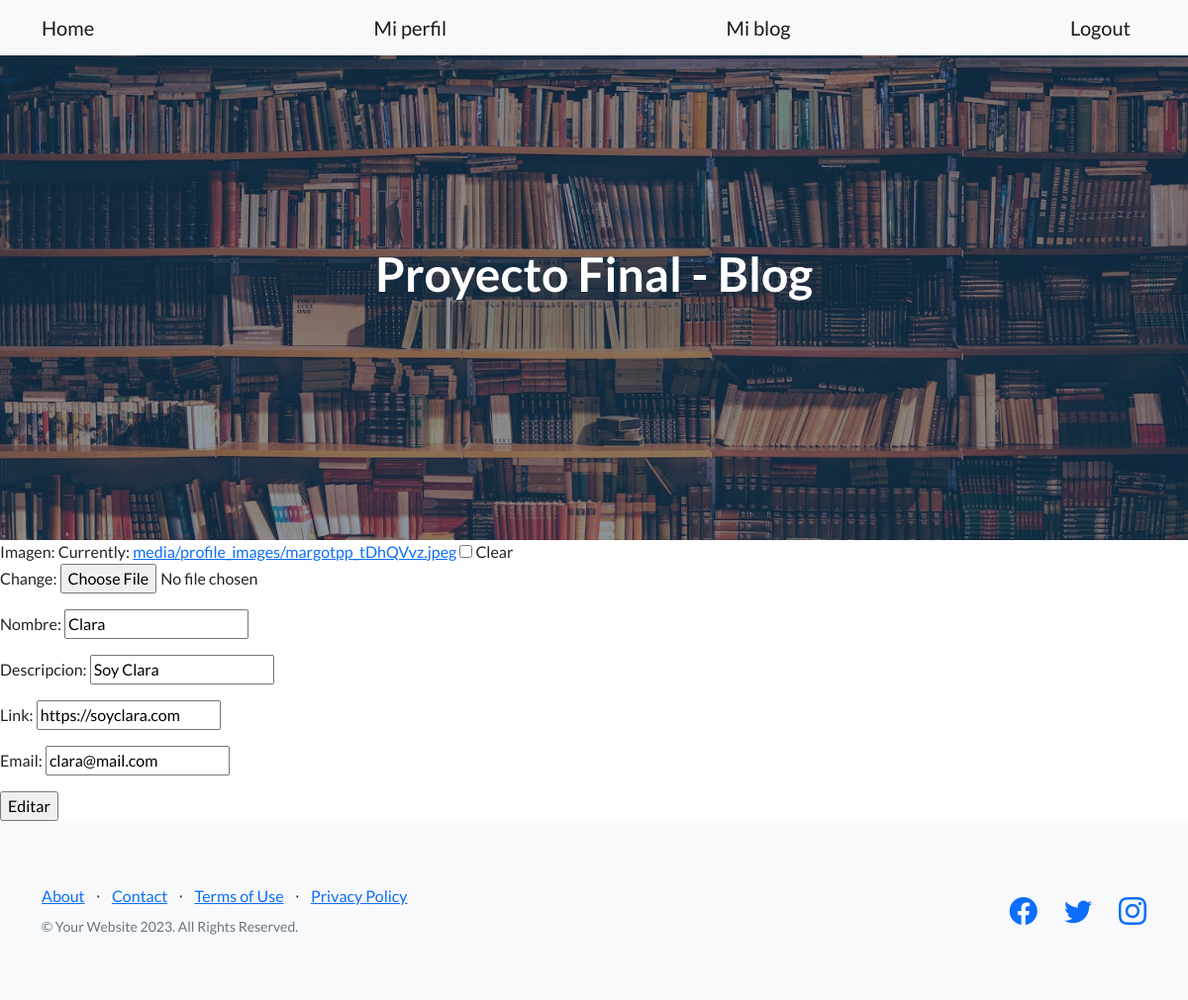
Screenshot of /accounts/my_profile/18/update (signed in) with the database file from the repository.
### Blog/models.py (models this page shows, shortened)
class Profile(models.Model):
    user = models.ForeignKey(User, on_delete=models.CASCADE, default=1)
    imagen = models.ImageField(null=True, blank=True, upload_to='media/profile_images/')
    nombre = models.CharField(max_length=50)
    descripcion = models.CharField(max_length=50)
    link = models.URLField()
    email = models.EmailField(max_length=50)

### Blog/views.py (the view)
# urls.py: path("my_profile/<pk>/update", ProfileUpdateView.as_view(), name="profile-update"),
class ProfileUpdateView(LoginRequiredMixin, UpdateView):
    model = Profile
    template_name = "Blog/my_profile_edit.html"
    success_url = reverse_lazy("profile-list")
    fields = ["imagen", "nombre", "descripcion", "link", "email"]
    def get_context_data(self, **kwargs):
        context = super().get_context_data(**kwargs)
        context["is_already_logged_in"] = self.request.user.is_authenticated
        return context

### Blog/templates/Blog/my_profile_edit.html (shortened to what this page needs)
{% extends 'Blog/padre.html' %}
{% block contenidoQueCambia%}
<!DOCTYPE html>
<html lang="en">
<head>
</head>
<body>
    <form action="{% url 'profile-update' profile.pk %}" method="POST">
        {{ form.as_p }}
        <input type="submit" value="Editar">
    </form>
</body>
</html>
{% endblock %}

### rows the page displays
Profile: nombre "Clara", descripcion "Soy Clara", link "https://soyclara.com", email "clara@mail.com"
